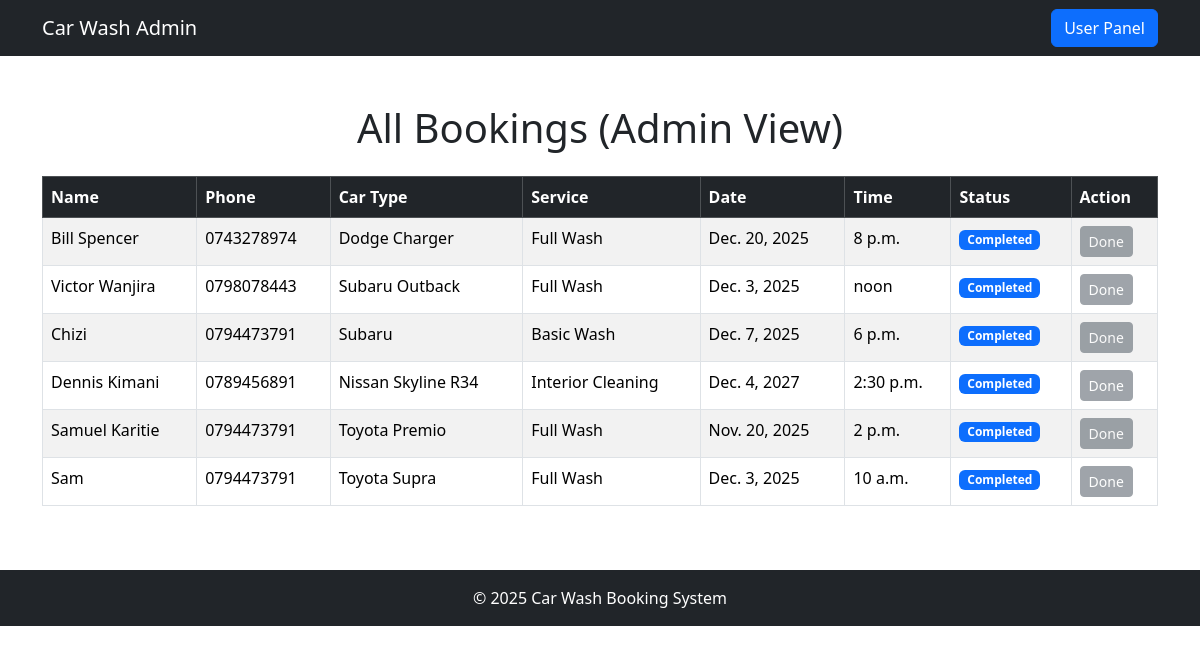
The page /dashboard/ (signed in) on the database its author committed.
### bookings/models.py (models this page shows, shortened)
class Booking(models.Model):
    SERVICE_CHOICES = [
        ('Basic Wash', 'Basic Wash'),
        ('Full Wash', 'Full Wash'),
        ('Interior Cleaning', 'Interior Cleaning'),
        ('Engine Wash', 'Engine Wash'),
    ]
    user = models.ForeignKey(User , on_delete=models.CASCADE)
    name = models.CharField(max_length=100)
    phone = models.CharField(max_length=20)
    email = models.EmailField(null=True, blank=True)
    car_type = models.CharField(max_length=50)
    service = models.CharField(max_length=50, choices=SERVICE_CHOICES)
    date = models.DateField()
    time = models.TimeField()
    status = models.CharField(max_length=20, default='Pending')
    created_at = models.DateTimeField(auto_now_add=True)

### bookings/views.py (the view)
# urls.py: path('dashboard/', views.admin_dashboard, name='admin_dashboard'),
@staff_member_required
def admin_dashboard(request):
    bookings = Booking.objects.all().order_by('-created_at')
    return render(request, 'admin_dashboard.html', {"bookings": bookings})

### bookings/templates/admin_dashboard.html (shortened to what this page needs)
<!DOCTYPE html>
<html lang="en">
<head>
    <link href="https://cdn.jsdelivr.net/npm/bootstrap@5.3.2/dist/css/bootstrap.min.css" rel="stylesheet">
</head>
<body>
<nav class="navbar navbar-expand-lg navbar-dark bg-dark">
  <div class="container">
    <a class="navbar-brand" href="/">Car Wash Admin</a>
    <div class="ms-auto">
        <a href="/" class="btn btn-primary">User Panel</a>
    </div>
  </div>
</nav>
<div class="container py-5">
    <h1 class="text-center mb-4">All Bookings (Admin View)</h1>
    <div class="table-responsive">
        <table class="table table-striped table-bordered">
            <thead class="table-dark">
                <tr>
                    <th>Name</th>
                    <th>Phone</th>
                    <th>Car Type</th>
                    <th>Service</th>
                    <th>Date</th>
                    <th>Time</th>
                    <th>Status</th>
                    <th>Action</th>
                </tr>
            </thead>
            <tbody>
                {% for booking in bookings %}
                <tr>
                    <td>{{ booking.name }}</td>
                    <td>{{ booking.phone }}</td>
                    <td>{{ booking.car_type }}</td>
                    <td>{{ booking.service }}</td>
                    <td>{{ booking.date }}</td>
                    <td>{{ booking.time }}</td>
                    <td>
                        {% if booking.status == "Completed" %}
                            <span class="badge bg-primary">Completed</span>
                        {% else %}
                            <span class="badge bg-warning text-dark">Pending</span>
                        {% endif %}
                    </td>
                    <td>
                        {% if booking.status != "Completed" %}
                            <a href="{% url 'mark_complete' booking.id %}"
                               class="btn btn-success btn-sm">Mark Complete</a>
                        {% else %}
                            <button class="btn btn-secondary btn-sm" disabled>Done</button>
                        {% endif %}
                    </td>
                </tr>
                {% empty %}
                <tr>
                    <td colspan="8" class="text-center">No bookings yet.</td>
                </tr>
                {% endfor %}
            </tbody>
        </table>
    </div>
</div>
<footer class="bg-dark text-white text-center py-3">
    © 2025 Car Wash Booking System
</footer>
</body>
</html>

### rows shown on the page
Booking: name "Bill Spencer", phone "0743278974", car_type "Dodge Charger", service "Full Wash", date "Dec. 20, 2025", time "8 p.m.", status "Completed"
Booking: name "Victor Wanjira", phone "0798078443", car_type "Subaru Outback", service "Full Wash", date "Dec. 3, 2025", time "noon", status "Completed"
Booking: name "Chizi", phone "0794473791", car_type "Subaru", service "Basic Wash", date "Dec. 7, 2025", time "6 p.m.", status "Completed"
Booking: name "Dennis Kimani", phone "0789456891", car_type "Nissan Skyline R34", service "Interior Cleaning", date "Dec. 4, 2027", time "2:30 p.m.", status "Completed"
Booking: name "Samuel Karitie", phone "0794473791", car_type "Toyota Premio", service "Full Wash", date "Nov. 20, 2025", time "2 p.m.", status "Completed"
Booking: name "Sam", phone "0794473791", car_type "Toyota Supra", service "Full Wash", date "Dec. 3, 2025", time "10 a.m.", status "Completed"
